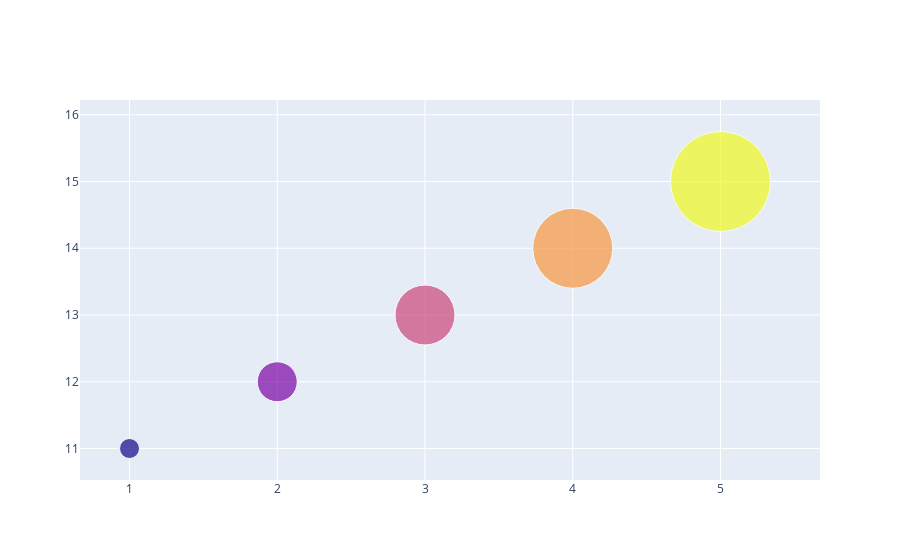

The notebook cell saved with this chart:
### Markdown cell above
# Bubble 차트

### Code cell
fig =go.Figure(data=go.Scatter(x=[1,2,3,4,5],
                               y=[11,12,13,14,15],
                               mode='markers',
                               marker = dict(size=[20,40,60,80,100],
                                             color=[1,2,3,4,5])))
fig.show()

### Figure 1 — Plotly figure (JSON) as saved in the notebook; plotly's stock layout.template omitted (floating-point values rounded to 4 significant figures)
{"data": [{"marker": {"color": [1, 2, 3, 4, 5], "size": [20, 40, 60, 80, 100]}, "mode": "markers", "type": "scatter", "x": [1, 2, 3, 4, 5], "y": [11, 12, 13, 14, 15]}], "layout": {}}
